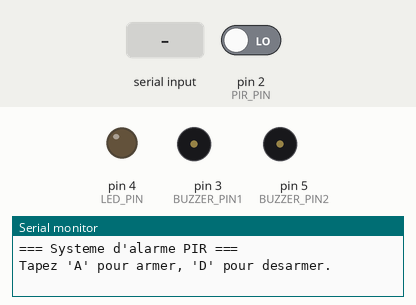
The sketch below on a simulated Arduino Uno, built with avr-gcc and run on an emulated ATmega328P. Parts: output pins drawn as LEDs (lit = HIGH), buzzer (waves = sounding, pin HIGH), the last lines printed to the serial monitor. The inputs (shaded band) are chosen by the test bench; at power-on: pin 2 (PIR_PIN) LOW.

Above: at 6.2 s.
6.3 s: pin 2 (PIR_PIN) driven HIGH
At 7.6 s:
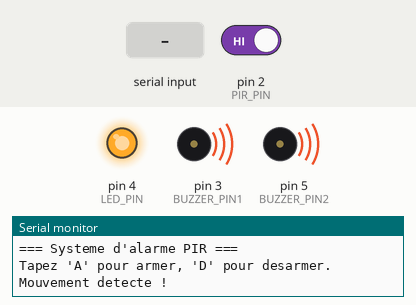
9.3 s: "D" received over Serial
At 9.9 s:
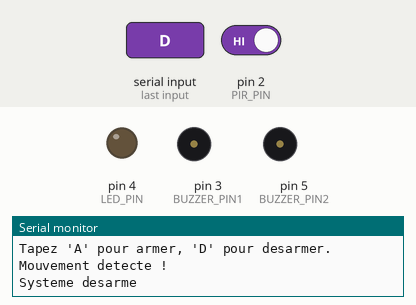
10.8 s: "a" received over Serial
At 11.1 s:
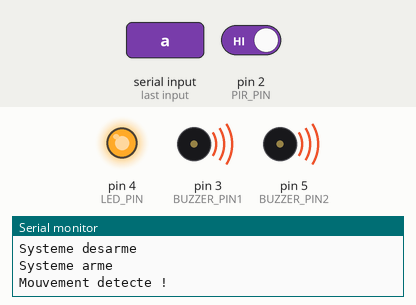
12.3 s: "d" received over Serial
At 13.4 s:
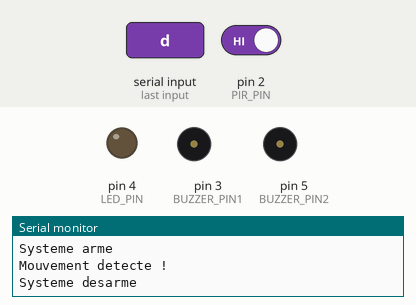
Timing chart, 0 to 14.8 s (numbered marks = the images above; inputs shaded):
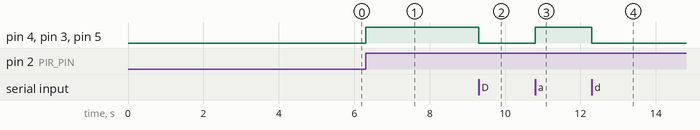

Measured:
- after the input at 6.3 s, pin 4 (LED_PIN), pin 3 (BUZZER_PIN1), pin 5 (BUZZER_PIN2): LOW → HIGH at once
- after the input at 9.3 s, pin 4 (LED_PIN), pin 3 (BUZZER_PIN1), pin 5 (BUZZER_PIN2): HIGH → LOW at once
- after the input at 10.8 s, pin 4 (LED_PIN), pin 3 (BUZZER_PIN1), pin 5 (BUZZER_PIN2): LOW → HIGH at once
- after the input at 12.3 s, pin 4 (LED_PIN), pin 3 (BUZZER_PIN1), pin 5 (BUZZER_PIN2): HIGH → LOW at once

The sketch:

quest6_systeme_dalarme.ino
```cpp
/**
 * @file PIR_AlarmSystem.ino
 * @brief Systeme d'alarme avec capteur PIR, LED et buzzer
 *
 * Fonctionnalités :
 * - Arm/Disarm via Serial : 'A' = armer, 'D' = desarmer
 * - Anti-spam : le buzzer ne sonne que pendant une durée fixe
 */

#define LED_PIN       4   ///< Pin de la LED témoin
#define BUZZER_PIN1   3   ///< Pin du buzzer actif 1
#define BUZZER_PIN2   5   ///< Pin du buzzer actif 2 (optionnel)
#define PIR_PIN       2   ///< Pin de sortie du capteur PIR
#define BUZZER_DURATION 5000UL ///< Durée du buzzer en ms (anti-spam)

bool systemArmed = true;       ///< Etat du système (armé/désarmé)
int motionDetected = LOW;       ///< Etat actuel du capteur PIR
unsigned long buzzerStart = 0; ///< Timestamp de début d'alarme
bool buzzerActive = false;     ///< Indique si le buzzer est en fonctionnement

// ------------------------------
// Setup des pins et Serial
// ------------------------------
void setup() {
  pinMode(LED_PIN, OUTPUT);
  pinMode(BUZZER_PIN1, OUTPUT);
  pinMode(BUZZER_PIN2, OUTPUT);
  pinMode(PIR_PIN, INPUT);

  Serial.begin(9600);
  Serial.println("=== Systeme d'alarme PIR ===");
  Serial.println("Tapez 'A' pour armer, 'D' pour desarmer.");
  delay(5000); // délai pour laisser le capteur se stabiliser
}

// ------------------------------
// Loop principal
// ------------------------------
void loop() {
  // Gestion des commandes série
  if (Serial.available() > 0) {
    char cmd = Serial.read();
    if (cmd == 'A' || cmd == 'a') {
      systemArmed = true;
      Serial.println("Systeme arme");
    } else if (cmd == 'D' || cmd == 'd') {
      systemArmed = false;
      digitalWrite(LED_PIN, LOW);
      digitalWrite(BUZZER_PIN1, LOW);
      digitalWrite(BUZZER_PIN2, LOW);
      buzzerActive = false;
      Serial.println("Systeme desarme");
    }
  }

  // Lecture du PIR
  motionDetected = digitalRead(PIR_PIN);

  // Détection de mouvement si le système est armé
  if (systemArmed && motionDetected == HIGH) {
    if (!buzzerActive) {
      buzzerActive = true;
      buzzerStart = millis();
      Serial.println("Mouvement detecte !");
    }
  }

  // Activation du buzzer et LED
  if (buzzerActive) {
    digitalWrite(LED_PIN, HIGH);
    digitalWrite(BUZZER_PIN1, HIGH);
    digitalWrite(BUZZER_PIN2, HIGH);

    // Arrêt automatique après la durée définie
    if (millis() - buzzerStart >= BUZZER_DURATION) {
      buzzerActive = false;
      digitalWrite(LED_PIN, LOW);
      digitalWrite(BUZZER_PIN1, LOW);
      digitalWrite(BUZZER_PIN2, LOW);
      Serial.println("Alarme stoppee (anti-spam)");
    }
  } else {
    // S'assurer que tout est éteint si pas de mouvement
    digitalWrite(LED_PIN, LOW);
    digitalWrite(BUZZER_PIN1, LOW);
    digitalWrite(BUZZER_PIN2, LOW);
  }
}
```
